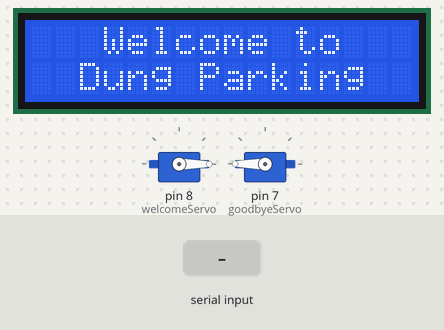
The sketch below on a simulated Arduino Uno, built with avr-gcc and run on an emulated ATmega328P. Parts: 16×2 character LCD, 2 × servo. The inputs (shaded band) are chosen by the test bench.

Above: at 4.3 s.
4.4 s: "WELCOME\n" received over Serial
At 4.9 s:
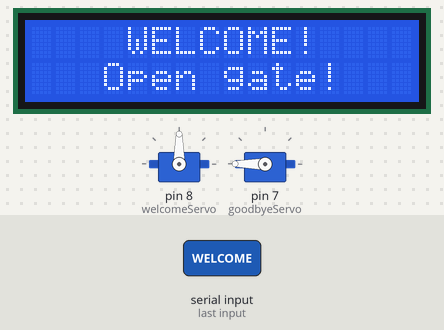
Timing chart, 0 to 11.0 s (numbered marks = the images above; inputs shaded):
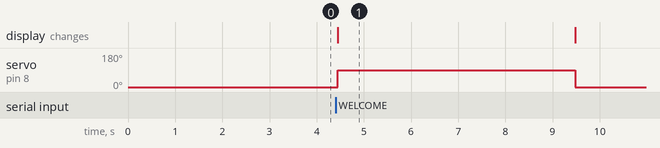

The sketch:

Final.ino
```cpp
#include <Wire.h>
#include <LiquidCrystal_I2C.h>
#include <MFRC522.h> // Thư viện cho RFID
#include <Servo.h>


LiquidCrystal_I2C lcd(0x27, 16, 2);

#define RST_PIN 9
#define SS_PIN 10
MFRC522 rfid(SS_PIN, RST_PIN);

// Servo
Servo welcomeServo;
Servo goodbyeServo;

//int availableSlots = 0;  // Số slot trống

void setup() {
  Serial.begin(9600);        // Giao tiếp Serial
  lcd.begin(16, 2);          // Khởi tạo LCD
  lcd.backlight();           // Bật đèn nền LCD

  // RFID
  SPI.begin();
  rfid.PCD_Init();

  // Servo
  welcomeServo.attach(8);    // Servo cho "WELCOME"
  goodbyeServo.attach(7);    // Servo cho "GOODBYE"
  InitialServo();

  //LCD
  displayMessage("   Welcome to", "  Dung Parking");

}

void loop() {

  processSerialCommands();

  if (rfid.PICC_IsNewCardPresent() && rfid.PICC_ReadCardSerial()) {
    handleRFIDCard();
    rfid.PICC_HaltA();
  }


}

void processSerialCommands() {
  if (Serial.available() > 0) {
    String command = Serial.readStringUntil('\n'); // Đọc lệnh từ Serial
    command.trim(); // Xóa khoảng trắng

    if (command == "WELCOME")
      {
        openGate(welcomeServo, "    WELCOME!");
      }

    else if (command == "GOODBYE")
      {
        openGate(goodbyeServo, "    GOODBYE!");
      }

    else if (command == "DENY")
      {
        displayMessage("  Invalid card", "   Close gate");

        displayMessage("   Welcome to", "  Dung Parking");
      }
  }
}


void handleRFIDCard() {
  // In UID của thẻ ra Serial Monitor

  for (byte i = 0; i < rfid.uid.size; i++) {
    Serial.print(rfid.uid.uidByte[i] < 0x10 ? "0" : "");
    Serial.print(rfid.uid.uidByte[i], HEX); // In từng byte của UID dưới dạng HEX
  }
  Serial.println();
}

void openGate(Servo &servo,const String &message) {
  lcd.clear();
  lcd.setCursor(0, 0);
  lcd.print( message);
  lcd.setCursor(0, 1);
  lcd.print("   Open gate!");

  servo.write(90);
  delay(5000);
  InitialServo();


  displayMessage("   Welcome to", "  Dung Parking");

}

void InitialServo()
{
  welcomeServo.write(0);     // Đóng cổng WELCOME
  goodbyeServo.write(180);     // Đóng cổng GOODBYE
}

void displayMessage(const String& line1,const String& line2){
   lcd.clear();
  lcd.setCursor(0, 0);
  lcd.print(line1);
  lcd.setCursor(0, 1);
  lcd.print(line2);
  delay(3000); // Hiển thị trong 3 giây
}
```

Measured:
- after the input at 4.4 s, servo on pin 8 (welcomeServo): 0° → 90° after 0.05 s, → 0° 5.0 s later; the display: changes after 0.05 s (image 1)
